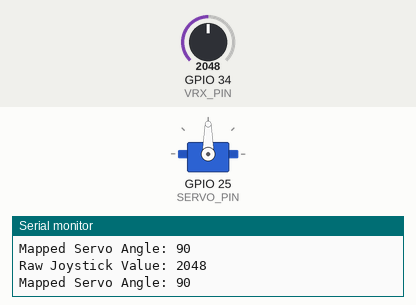
Simulated run of this sketch. Board: ESP32. Shown: servo, the last lines printed to the serial monitor. The test bench sets the inputs (shaded band); at power-on: GPIO 34 (VRX_PIN) = 2048.

Above: at 1.2 s.
1.3 s: GPIO 34 (VRX_PIN) set to 2866
At 1.7 s:
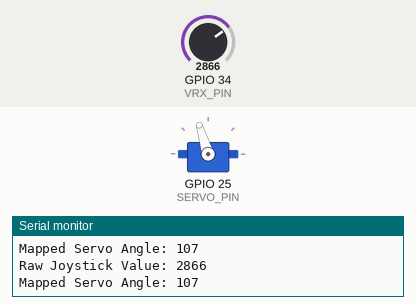
2.8 s: GPIO 34 (VRX_PIN) set to 3603
At 3.8 s:
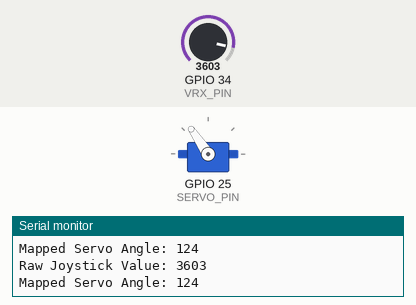
4.3 s: GPIO 34 (VRX_PIN) set to 1228
At 5.4 s:
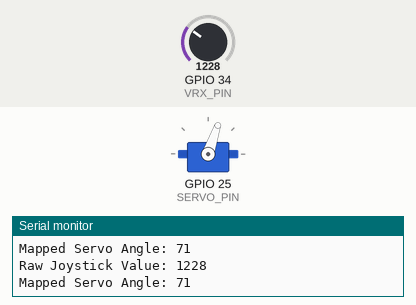
5.8 s: GPIO 34 (VRX_PIN) set to 491
At 6.2 s:
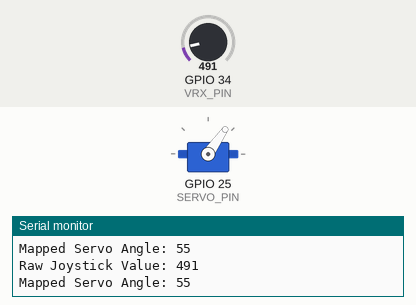
Timing chart, 0 to 8.3 s (numbered marks = the images above; inputs shaded):
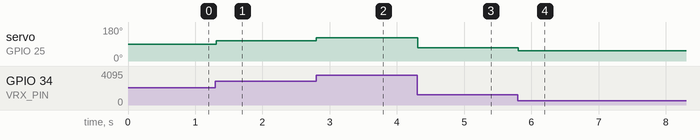

The sketch:

Servo_control.ino
```cpp
#include <ESP32Servo.h>  // Use ESP32-compatible Servo library

// Define pins
const int VRX_PIN = 34;   // Analog pin for joystick horizontal movement
const int SERVO_PIN = 25; // PWM pin for the servo

// Servo object
Servo steeringServo;

// Joystick calibration
int minJoystick = 0;
int maxJoystick = 4095;  // ADC range for ESP32 (0 - 4095)

// Servo movement limits
int minAngle = 45;       // Minimum angle for steering (turn left)
int maxAngle = 135;      // Maximum angle for steering (turn right)
int centerAngle = 90;    // Center angle for straight

void setup() {
  // Attach the servo to the specified pin
  steeringServo.attach(SERVO_PIN);

  // Set servo to the center position at startup
  steeringServo.write(centerAngle);

  // Start Serial for debugging
  Serial.begin(115200);
  Serial.println("Joystick Steering Control Ready");
}

void loop() {
  // Read the joystick horizontal position (VRX)
  int joystickValue = analogRead(VRX_PIN);

  // Print the raw joystick reading
  Serial.print("Raw Joystick Value: ");
  Serial.println(joystickValue);

  // Map the joystick value to servo angle
  int servoAngle = map(joystickValue, minJoystick, maxJoystick, minAngle, maxAngle);

  // Control the servo position based on joystick input
  steeringServo.write(servoAngle);

  // Print the mapped servo angle for debugging
  Serial.print("Mapped Servo Angle: ");
  Serial.println(servoAngle);

  delay(20); // Small delay for smoother movement
}
```

Measured:
- after the input at 1.3 s, servo on GPIO 25 (SERVO_PIN): 90° → 107° at once
- after the input at 2.8 s, servo on GPIO 25 (SERVO_PIN): 107° → 124° at once
- after the input at 4.3 s, servo on GPIO 25 (SERVO_PIN): 124° → 71° at once
- after the input at 5.8 s, servo on GPIO 25 (SERVO_PIN): 71° → 55° at once
